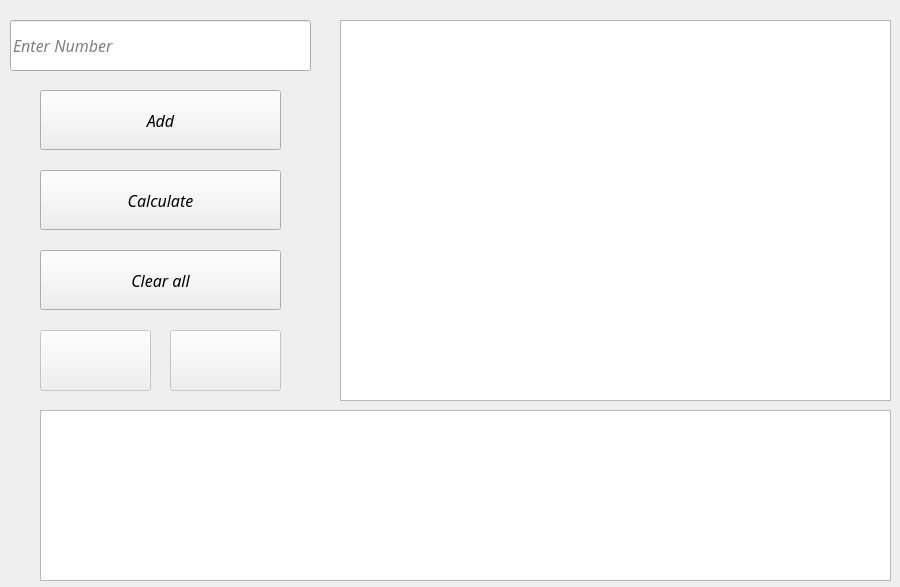
<?xml version="1.0" encoding="UTF-8"?>
<ui version="4.0">
 <class>mainWindow</class>
 <widget class="QFrame" name="mainWindow">
  <property name="windowModality">
   <enum>Qt::NonModal</enum>
  </property>
  <property name="enabled">
   <bool>true</bool>
  </property>
  <property name="geometry">
   <rect>
    <x>0</x>
    <y>0</y>
    <width>900</width>
    <height>587</height>
   </rect>
  </property>
  <property name="minimumSize">
   <size>
    <width>0</width>
    <height>0</height>
   </size>
  </property>
  <property name="maximumSize">
   <size>
    <width>16777215</width>
    <height>16777215</height>
   </size>
  </property>
  <property name="baseSize">
   <size>
    <width>940</width>
    <height>1000</height>
   </size>
  </property>
  <property name="windowTitle">
   <string>Average Calculator</string>
  </property>
  <property name="windowIcon">
   <iconset>
    <normaloff>C:/Users/Mahdi Ansarian/Desktop/Calculator Icon.png</normaloff>C:/Users/Mahdi Ansarian/Desktop/Calculator Icon.png</iconset>
  </property>
  <widget class="QTextBrowser" name="resultPage">
   <property name="geometry">
    <rect>
     <x>340</x>
     <y>20</y>
     <width>551</width>
     <height>381</height>
    </rect>
   </property>
   <property name="baseSize">
    <size>
     <width>321</width>
     <height>231</height>
    </size>
   </property>
   <property name="font">
    <font>
     <family>Calisto MT</family>
     <pointsize>12</pointsize>
     <italic>true</italic>
    </font>
   </property>
  </widget>
  <widget class="QPushButton" name="addBtn">
   <property name="geometry">
    <rect>
     <x>40</x>
     <y>90</y>
     <width>241</width>
     <height>60</height>
    </rect>
   </property>
   <property name="maximumSize">
    <size>
     <width>16777215</width>
     <height>16777215</height>
    </size>
   </property>
   <property name="sizeIncrement">
    <size>
     <width>71</width>
     <height>20</height>
    </size>
   </property>
   <property name="baseSize">
    <size>
     <width>71</width>
     <height>20</height>
    </size>
   </property>
   <property name="font">
    <font>
     <family>Calisto MT</family>
     <pointsize>12</pointsize>
     <italic>true</italic>
    </font>
   </property>
   <property name="cursor">
    <cursorShape>PointingHandCursor</cursorShape>
   </property>
   <property name="text">
    <string>Add</string>
   </property>
   <property name="shortcut">
    <string>Return</string>
   </property>
  </widget>
  <widget class="QPushButton" name="calcBtn">
   <property name="geometry">
    <rect>
     <x>40</x>
     <y>170</y>
     <width>241</width>
     <height>60</height>
    </rect>
   </property>
   <property name="baseSize">
    <size>
     <width>71</width>
     <height>20</height>
    </size>
   </property>
   <property name="font">
    <font>
     <family>Calisto MT</family>
     <pointsize>12</pointsize>
     <italic>true</italic>
    </font>
   </property>
   <property name="cursor">
    <cursorShape>PointingHandCursor</cursorShape>
   </property>
   <property name="text">
    <string>Calculate</string>
   </property>
   <property name="shortcut">
    <string>Ctrl+Return</string>
   </property>
  </widget>
  <widget class="QLineEdit" name="numberInput">
   <property name="geometry">
    <rect>
     <x>10</x>
     <y>20</y>
     <width>301</width>
     <height>51</height>
    </rect>
   </property>
   <property name="sizeIncrement">
    <size>
     <width>0</width>
     <height>0</height>
    </size>
   </property>
   <property name="baseSize">
    <size>
     <width>110</width>
     <height>20</height>
    </size>
   </property>
   <property name="font">
    <font>
     <family>Calisto MT</family>
     <pointsize>12</pointsize>
     <italic>true</italic>
    </font>
   </property>
   <property name="text">
    <string/>
   </property>
   <property name="maxLength">
    <number>7</number>
   </property>
   <property name="dragEnabled">
    <bool>false</bool>
   </property>
   <property name="placeholderText">
    <string>Enter Number</string>
   </property>
   <property name="clearButtonEnabled">
    <bool>false</bool>
   </property>
  </widget>
  <widget class="QPushButton" name="clearBtn">
   <property name="geometry">
    <rect>
     <x>40</x>
     <y>250</y>
     <width>241</width>
     <height>60</height>
    </rect>
   </property>
   <property name="baseSize">
    <size>
     <width>71</width>
     <height>20</height>
    </size>
   </property>
   <property name="font">
    <font>
     <family>Calisto MT</family>
     <pointsize>12</pointsize>
     <italic>true</italic>
    </font>
   </property>
   <property name="cursor">
    <cursorShape>PointingHandCursor</cursorShape>
   </property>
   <property name="text">
    <string>Clear all</string>
   </property>
   <property name="shortcut">
    <string>Ctrl+F10</string>
   </property>
  </widget>
  <widget class="QTextBrowser" name="numbers">
   <property name="geometry">
    <rect>
     <x>40</x>
     <y>410</y>
     <width>851</width>
     <height>171</height>
    </rect>
   </property>
   <property name="font">
    <font>
     <family>Calisto MT</family>
     <pointsize>12</pointsize>
     <italic>true</italic>
    </font>
   </property>
   <property name="placeholderText">
    <string/>
   </property>
  </widget>
  <widget class="QPushButton" name="goBackBtn">
   <property name="enabled">
    <bool>false</bool>
   </property>
   <property name="geometry">
    <rect>
     <x>40</x>
     <y>330</y>
     <width>111</width>
     <height>61</height>
    </rect>
   </property>
   <property name="baseSize">
    <size>
     <width>71</width>
     <height>20</height>
    </size>
   </property>
   <property name="font">
    <font>
     <family>Calisto MT</family>
     <pointsize>18</pointsize>
     <weight>75</weight>
     <italic>false</italic>
     <bold>true</bold>
    </font>
   </property>
   <property name="cursor">
    <cursorShape>PointingHandCursor</cursorShape>
   </property>
   <property name="toolTip">
    <string/>
   </property>
   <property name="statusTip">
    <string/>
   </property>
   <property name="accessibleDescription">
    <string/>
   </property>
   <property name="text">
    <string/>
   </property>
   <property name="icon">
    <iconset>
     <normaloff>Icons/Back Icon.ico</normaloff>Icons/Back Icon.ico</iconset>
   </property>
   <property name="iconSize">
    <size>
     <width>24</width>
     <height>24</height>
    </size>
   </property>
   <property name="shortcut">
    <string>Alt+Left</string>
   </property>
  </widget>
  <widget class="QPushButton" name="goForwardBtn">
   <property name="enabled">
    <bool>false</bool>
   </property>
   <property name="geometry">
    <rect>
     <x>170</x>
     <y>330</y>
     <width>111</width>
     <height>61</height>
    </rect>
   </property>
   <property name="baseSize">
    <size>
     <width>71</width>
     <height>20</height>
    </size>
   </property>
   <property name="font">
    <font>
     <family>Calisto MT</family>
     <pointsize>18</pointsize>
     <weight>75</weight>
     <italic>false</italic>
     <bold>true</bold>
    </font>
   </property>
   <property name="cursor">
    <cursorShape>PointingHandCursor</cursorShape>
   </property>
   <property name="text">
    <string/>
   </property>
   <property name="icon">
    <iconset>
     <normaloff>Icons/Forward Icon.ico</normaloff>Icons/Forward Icon.ico</iconset>
   </property>
   <property name="iconSize">
    <size>
     <width>24</width>
     <height>24</height>
    </size>
   </property>
   <property name="shortcut">
    <string>Alt+Right</string>
   </property>
  </widget>
 </widget>
 <resources/>
 <connections>
  <connection>
   <sender>addBtn</sender>
   <signal>clicked()</signal>
   <receiver>resultPage</receiver>
   <slot>backward()</slot>
   <hints>
    <hint type="sourcelabel">
     <x>65</x>
     <y>80</y>
    </hint>
    <hint type="destinationlabel">
     <x>290</x>
     <y>125</y>
    </hint>
   </hints>
  </connection>
  <connection>
   <sender>calcBtn</sender>
   <signal>clicked()</signal>
   <receiver>resultPage</receiver>
   <slot>backward()</slot>
   <hints>
    <hint type="sourcelabel">
     <x>65</x>
     <y>190</y>
    </hint>
    <hint type="destinationlabel">
     <x>290</x>
     <y>125</y>
    </hint>
   </hints>
  </connection>
  <connection>
   <sender>clearBtn</sender>
   <signal>clicked()</signal>
   <receiver>resultPage</receiver>
   <slot>clear()</slot>
   <hints>
    <hint type="sourcelabel">
     <x>155</x>
     <y>310</y>
    </hint>
    <hint type="destinationlabel">
     <x>605</x>
     <y>290</y>
    </hint>
   </hints>
  </connection>
  <connection>
   <sender>addBtn</sender>
   <signal>clicked()</signal>
   <receiver>numberInput</receiver>
   <slot>clear()</slot>
   <hints>
    <hint type="sourcelabel">
     <x>154</x>
     <y>139</y>
    </hint>
    <hint type="destinationlabel">
     <x>154</x>
     <y>59</y>
    </hint>
   </hints>
  </connection>
 </connections>
</ui>
